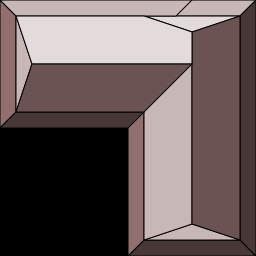

A level layout from a 2D game, rendered from its tile map. Below: a short description, then the map file with its tile-grid data intact:
An orthogonal 4x4 tile map with 64x64 px tiles, 1 tile layer (Tile Layer 1), 2 tilesets.

<map version="1.0" tiledversion="1.1.2" orientation="orthogonal" renderorder="right-down" width="4" height="4" tilewidth="64" tileheight="64" infinite="0" nextobjectid="1">
 <tileset firstgid="1" source="Buildings1.tsx" />
 <tileset firstgid="65" source="WorldTiles.tsx" />
 <layer name="Tile Layer 1" width="4" height="4">
  <data encoding="csv">
5,6,7,8,
13,14,15,16,
65,65,23,24,
65,65,31,32
</data>
 </layer>
</map>
